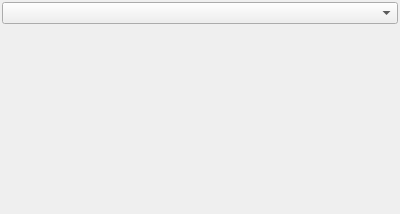
<?xml version="1.0" encoding="UTF-8"?>
<ui version="4.0">
 <class>Form</class>
 <widget class="QWidget" name="Form">
  <property name="geometry">
   <rect>
    <x>0</x>
    <y>0</y>
    <width>400</width>
    <height>214</height>
   </rect>
  </property>
  <property name="windowTitle">
   <string>Form</string>
  </property>
  <layout class="QVBoxLayout" name="verticalLayout">
   <property name="spacing">
    <number>2</number>
   </property>
   <property name="leftMargin">
    <number>2</number>
   </property>
   <property name="topMargin">
    <number>2</number>
   </property>
   <property name="rightMargin">
    <number>2</number>
   </property>
   <property name="bottomMargin">
    <number>2</number>
   </property>
   <item>
    <layout class="QHBoxLayout" name="horizontalLayout_2">
     <property name="topMargin">
      <number>0</number>
     </property>
     <item>
      <widget class="QComboBox" name="comboBox"/>
     </item>
    </layout>
   </item>
   <item>
    <widget class="QStackedWidget" name="stackedWidget">
     <widget class="QWidget" name="pageNoLabels"/>
     <widget class="QWidget" name="pageSingleLabels">
      <layout class="QVBoxLayout" name="verticalLayout_2">
       <property name="spacing">
        <number>2</number>
       </property>
       <property name="leftMargin">
        <number>0</number>
       </property>
       <property name="topMargin">
        <number>0</number>
       </property>
       <property name="rightMargin">
        <number>0</number>
       </property>
       <property name="bottomMargin">
        <number>0</number>
       </property>
       <item>
        <layout class="QHBoxLayout" name="horizontalLayout">
         <item>
          <widget class="QLabel" name="label">
           <property name="text">
            <string>Value</string>
           </property>
          </widget>
         </item>
         <item>
          <widget class="QgsFieldExpressionWidget" name="mFieldExpressionWidget"/>
         </item>
        </layout>
       </item>
       <item>
        <spacer name="verticalSpacer">
         <property name="orientation">
          <enum>Qt::Vertical</enum>
         </property>
         <property name="sizeHint" stdset="0">
          <size>
           <width>20</width>
           <height>161</height>
          </size>
         </property>
        </spacer>
       </item>
      </layout>
     </widget>
     <widget class="QWidget" name="pageRulebasedLabels"/>
     <widget class="QWidget" name="pageBlockingLabels"/>
    </widget>
   </item>
  </layout>
 </widget>
 <customwidgets>
  <customwidget>
   <class>QgsFieldExpressionWidget</class>
   <extends>QWidget</extends>
   <header>qgsfieldexpressionwidget.h</header>
  </customwidget>
 </customwidgets>
 <resources>
  <include location="../../../../QGIS_FORK/images/images.qrc"/>
 </resources>
 <connections>
  <connection>
   <sender>comboBox</sender>
   <signal>currentIndexChanged(int)</signal>
   <receiver>stackedWidget</receiver>
   <slot>setCurrentIndex(int)</slot>
   <hints>
    <hint type="sourcelabel">
     <x>80</x>
     <y>23</y>
    </hint>
    <hint type="destinationlabel">
     <x>92</x>
     <y>70</y>
    </hint>
   </hints>
  </connection>
  <connection>
   <sender>stackedWidget</sender>
   <signal>currentChanged(int)</signal>
   <receiver>comboBox</receiver>
   <slot>setCurrentIndex(int)</slot>
   <hints>
    <hint type="sourcelabel">
     <x>196</x>
     <y>120</y>
    </hint>
    <hint type="destinationlabel">
     <x>170</x>
     <y>18</y>
    </hint>
   </hints>
  </connection>
 </connections>
</ui>
